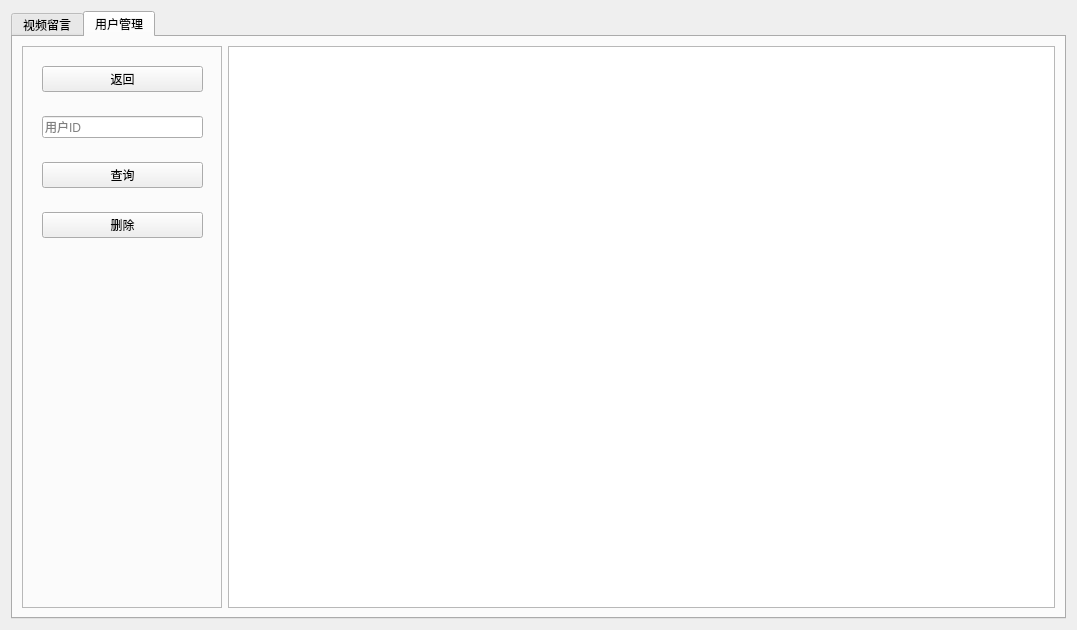
<?xml version="1.0" encoding="UTF-8"?>
<ui version="4.0">
 <class>manager</class>
 <widget class="QWidget" name="manager">
  <property name="geometry">
   <rect>
    <x>0</x>
    <y>0</y>
    <width>1077</width>
    <height>630</height>
   </rect>
  </property>
  <property name="windowTitle">
   <string>Form</string>
  </property>
  <layout class="QHBoxLayout" name="horizontalLayout_3">
   <item>
    <widget class="QTabWidget" name="tabWidget">
     <property name="enabled">
      <bool>true</bool>
     </property>
     <property name="sizePolicy">
      <sizepolicy hsizetype="Expanding" vsizetype="Expanding">
       <horstretch>0</horstretch>
       <verstretch>0</verstretch>
      </sizepolicy>
     </property>
     <property name="tabPosition">
      <enum>QTabWidget::North</enum>
     </property>
     <property name="tabShape">
      <enum>QTabWidget::Rounded</enum>
     </property>
     <property name="currentIndex">
      <number>1</number>
     </property>
     <property name="documentMode">
      <bool>false</bool>
     </property>
     <property name="tabsClosable">
      <bool>false</bool>
     </property>
     <property name="movable">
      <bool>false</bool>
     </property>
     <property name="tabBarAutoHide">
      <bool>false</bool>
     </property>
     <widget class="QWidget" name="tab">
      <attribute name="title">
       <string>视频留言</string>
      </attribute>
      <layout class="QHBoxLayout" name="horizontalLayout_2">
       <item>
        <widget class="QFrame" name="frame">
         <property name="minimumSize">
          <size>
           <width>200</width>
           <height>0</height>
          </size>
         </property>
         <property name="frameShape">
          <enum>QFrame::StyledPanel</enum>
         </property>
         <property name="frameShadow">
          <enum>QFrame::Plain</enum>
         </property>
         <property name="lineWidth">
          <number>1</number>
         </property>
         <widget class="QWidget" name="layoutWidget">
          <property name="geometry">
           <rect>
            <x>20</x>
            <y>20</y>
            <width>161</width>
            <height>508</height>
           </rect>
          </property>
          <layout class="QVBoxLayout" name="verticalLayout_3">
           <property name="spacing">
            <number>24</number>
           </property>
           <item>
            <widget class="QPushButton" name="pushButton_18">
             <property name="text">
              <string>返回</string>
             </property>
            </widget>
           </item>
           <item>
            <widget class="QLineEdit" name="lineEdit">
             <property name="inputMask">
              <string/>
             </property>
             <property name="text">
              <string/>
             </property>
             <property name="frame">
              <bool>true</bool>
             </property>
             <property name="echoMode">
              <enum>QLineEdit::Normal</enum>
             </property>
             <property name="dragEnabled">
              <bool>true</bool>
             </property>
             <property name="placeholderText">
              <string>视频id</string>
             </property>
             <property name="clearButtonEnabled">
              <bool>true</bool>
             </property>
            </widget>
           </item>
           <item>
            <widget class="QPushButton" name="pushButton">
             <property name="text">
              <string>查询</string>
             </property>
            </widget>
           </item>
           <item>
            <widget class="QPushButton" name="pushButton_3">
             <property name="text">
              <string>删除</string>
             </property>
            </widget>
           </item>
           <item>
            <widget class="QPushButton" name="pushButton_5">
             <property name="text">
              <string>提交修改/刷新</string>
             </property>
            </widget>
           </item>
           <item>
            <spacer name="verticalSpacer_2">
             <property name="orientation">
              <enum>Qt::Vertical</enum>
             </property>
             <property name="sizeHint" stdset="0">
              <size>
               <width>20</width>
               <height>40</height>
              </size>
             </property>
            </spacer>
           </item>
          </layout>
         </widget>
        </widget>
       </item>
       <item>
        <widget class="QTableView" name="tableView">
         <property name="autoScrollMargin">
          <number>16</number>
         </property>
         <property name="editTriggers">
          <set>QAbstractItemView::NoEditTriggers</set>
         </property>
         <property name="alternatingRowColors">
          <bool>true</bool>
         </property>
         <property name="selectionMode">
          <enum>QAbstractItemView::ExtendedSelection</enum>
         </property>
         <property name="textElideMode">
          <enum>Qt::ElideRight</enum>
         </property>
         <property name="sortingEnabled">
          <bool>true</bool>
         </property>
         <property name="cornerButtonEnabled">
          <bool>true</bool>
         </property>
         <attribute name="horizontalHeaderMinimumSectionSize">
          <number>40</number>
         </attribute>
         <attribute name="horizontalHeaderDefaultSectionSize">
          <number>120</number>
         </attribute>
         <attribute name="verticalHeaderDefaultSectionSize">
          <number>40</number>
         </attribute>
        </widget>
       </item>
      </layout>
     </widget>
     <widget class="QWidget" name="tab_2">
      <property name="enabled">
       <bool>true</bool>
      </property>
      <attribute name="title">
       <string>用户管理</string>
      </attribute>
      <layout class="QHBoxLayout" name="horizontalLayout">
       <item>
        <widget class="QFrame" name="frame_2">
         <property name="minimumSize">
          <size>
           <width>200</width>
           <height>0</height>
          </size>
         </property>
         <property name="frameShape">
          <enum>QFrame::StyledPanel</enum>
         </property>
         <property name="frameShadow">
          <enum>QFrame::Plain</enum>
         </property>
         <widget class="QWidget" name="layoutWidget_2">
          <property name="geometry">
           <rect>
            <x>20</x>
            <y>20</y>
            <width>161</width>
            <height>307</height>
           </rect>
          </property>
          <layout class="QVBoxLayout" name="verticalLayout_4">
           <property name="spacing">
            <number>24</number>
           </property>
           <item>
            <widget class="QPushButton" name="pushButton_17">
             <property name="text">
              <string>返回</string>
             </property>
            </widget>
           </item>
           <item>
            <widget class="QLineEdit" name="lineEdit_3">
             <property name="inputMask">
              <string/>
             </property>
             <property name="text">
              <string/>
             </property>
             <property name="frame">
              <bool>true</bool>
             </property>
             <property name="echoMode">
              <enum>QLineEdit::Normal</enum>
             </property>
             <property name="dragEnabled">
              <bool>true</bool>
             </property>
             <property name="placeholderText">
              <string>用户ID</string>
             </property>
             <property name="clearButtonEnabled">
              <bool>true</bool>
             </property>
            </widget>
           </item>
           <item>
            <widget class="QPushButton" name="pushButton_8">
             <property name="text">
              <string>查询</string>
             </property>
            </widget>
           </item>
           <item>
            <widget class="QPushButton" name="pushButton_7">
             <property name="text">
              <string>删除</string>
             </property>
            </widget>
           </item>
           <item>
            <spacer name="verticalSpacer_3">
             <property name="orientation">
              <enum>Qt::Vertical</enum>
             </property>
             <property name="sizeHint" stdset="0">
              <size>
               <width>20</width>
               <height>40</height>
              </size>
             </property>
            </spacer>
           </item>
          </layout>
         </widget>
        </widget>
       </item>
       <item>
        <widget class="QTableView" name="tableView_2">
         <property name="editTriggers">
          <set>QAbstractItemView::NoEditTriggers</set>
         </property>
         <property name="alternatingRowColors">
          <bool>true</bool>
         </property>
         <property name="sortingEnabled">
          <bool>true</bool>
         </property>
         <attribute name="horizontalHeaderDefaultSectionSize">
          <number>150</number>
         </attribute>
         <attribute name="verticalHeaderDefaultSectionSize">
          <number>40</number>
         </attribute>
        </widget>
       </item>
      </layout>
     </widget>
    </widget>
   </item>
  </layout>
 </widget>
 <resources/>
 <connections/>
</ui>
